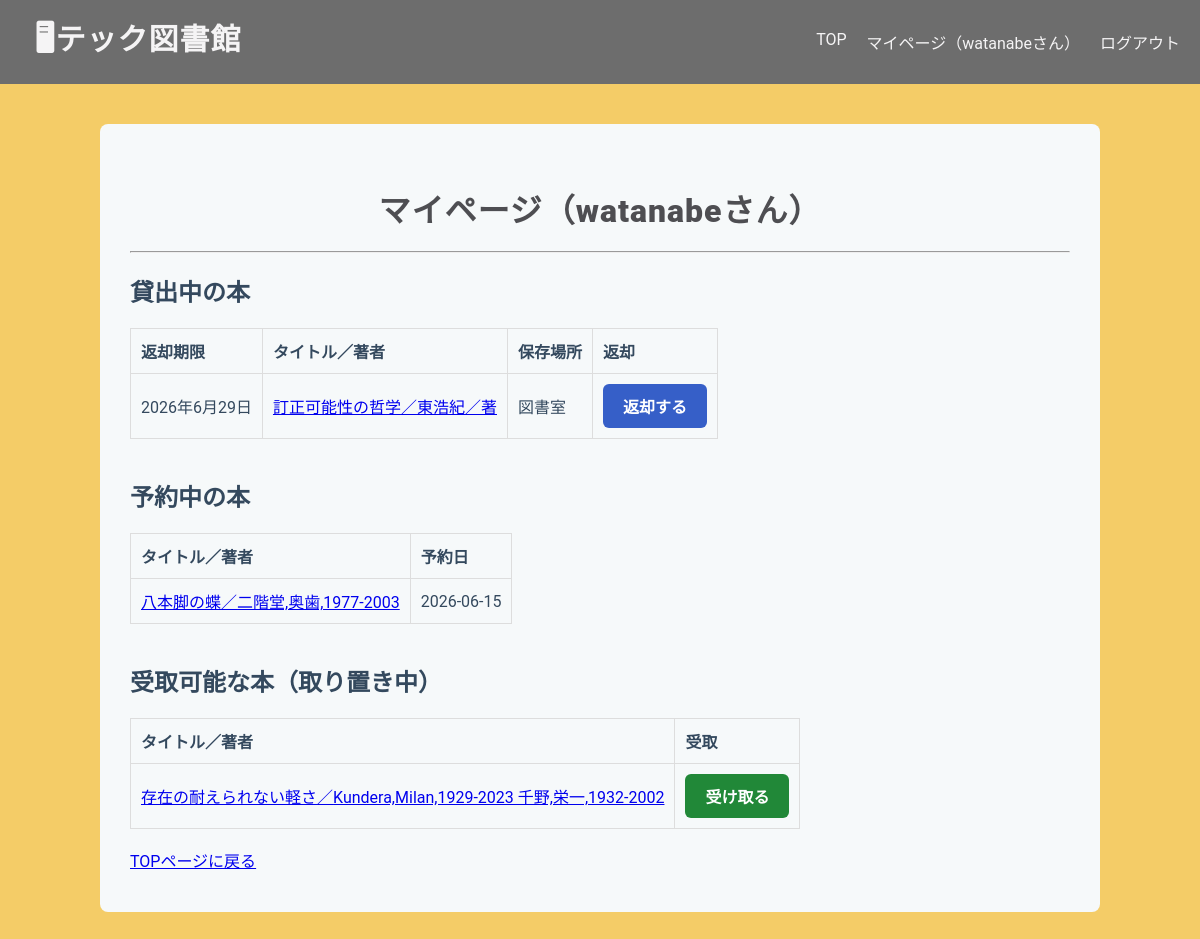
The page /library/mypage/ (signed in) on the database its author committed.
### libraryapp/models.py (models this page shows, shortened)
class Borrow(models.Model):
    user = models.ForeignKey(User, on_delete=models.CASCADE)
    stock = models.ForeignKey(
        Stock,
        on_delete=models.PROTECT,
        related_name="borrows"
    )
    borrowed_at = models.DateTimeField(default=timezone.now)
    due_date = models.DateField()
    returned_at = models.DateTimeField(null=True, blank=True)

class Stock(models.Model):
    book = models.ForeignKey(
        Book,
        on_delete=models.CASCADE,
        related_name="stocks"
    )
    location = models.ForeignKey(
        Location,
        on_delete=models.PROTECT,
        related_name="stocks"
    )
    is_available = models.BooleanField(default=True)

class Book(models.Model):
    isbn = models.CharField(
        max_length=17,
        help_text='ISBN-10 または ISBN-13（ハイフン可）',
        verbose_name='ISBN',
        unique=True,
    )
    title = models.CharField(max_length=200, blank=True)
    author = models.CharField(max_length=200, null=True, blank=True)
    publisher = models.CharField(max_length=200, null=True, blank=True)
    publication_date = models.DateField(null=True, blank=True)
    description = models.TextField(null=True, blank=True)
    cover_url = models.URLField(null=True, blank=True)
    edition_number = models.IntegerField(default=1)

class Location(models.Model):
    name = models.CharField(max_length=100)
    def __str__(self):
        return self.name

class Reservation(models.Model):
    user = models.ForeignKey(
        User,
        on_delete=models.CASCADE,
        related_name="reservations")
    book = models.ForeignKey(
        Book,
        on_delete=models.CASCADE,
        related_name="reservations")
    reserved_at = models.DateTimeField(auto_now_add=True)
    class Meta:
        ordering = ["reserved_at"] # 先着順
        unique_together = ("user", "book")

class HoldStock(models.Model):
    user = models.ForeignKey(User, on_delete=models.CASCADE)
    stock = models.ForeignKey(Stock, on_delete=models.CASCADE)
    created_at = models.DateTimeField(default=timezone.now)
    is_pickedup = models.BooleanField(default=False) # 受取済みか

### libraryapp/views.py (the view)
# urls.py: path('mypage/', views.MyPageView.as_view(), name='mypage'),
class MyPageView(LoginRequiredMixin, ListView):
    model = Borrow
    template_name = "libraryapp/mypage.html"
    context_object_name = "borrows"
    def get_queryset(self):
        return Borrow.objects.filter(
            user=self.request.user,
            returned_at__isnull=True
        ).select_related("stock__book")
    def get_context_data(self, **kwargs):
        context = super().get_context_data(**kwargs)
        context['reservations'] = Reservation.objects.filter(
            user=self.request.user
        ).select_related("book")
        context['hold_stocks'] = HoldStock.objects.filter(
            user=self.request.user,
            is_pickedup=False
        ).select_related("stock__book")
        return context

### templates/libraryapp/mypage.html (shortened to what this page needs)
{% extends "libraryapp/base.html" %}
{% block content %}
<h1>マイページ（{{ user.username }}さん）</h1>
<hr>
<h2>貸出中の本</h2>
<table border="1">
    <tr>
        <th>返却期限</th>
        <th>タイトル／著者</th>
        <th>保存場所</th>
        <th>返却</th>
    </tr>
    {% for borrow in borrows %}
    <tr>
        <td>{{ borrow.due_date }}</td>
        <td>
            <a href="{% url 'book_detail' borrow.stock.book.id %}">
                {{ borrow.stock.book.title }}／{{ borrow.stock.book.author }}
            </a>
        </td>
        <td>{{ borrow.stock.location }}</td>
        <td>
            <a href="{% url 'return_book' borrow.id %}"
                class="action-button3">
                返却する
            </a>
        </td>
    </tr>
    {% empty %}
    <tr>
        <td colspan="6">貸出中の本はありません。</td>
    </tr>
    {% endfor %}
</table>
<br>
<h2>予約中の本</h2>
<table border="1">
    <tr>
        <th>タイトル／著者</th>
        <th>予約日</th>
    </tr>
    {% for reservation in reservations %}
    <tr>
        <td>
            <a href="{% url 'book_detail' reservation.book.id %}">
                {{ reservation.book.title }}／{{ reservation.book.author }}
            </a>
        </td>
        <td>
            {{ reservation.reserved_at|date:"Y-m-d" }}
        </td>
    </tr>
    {% empty %}
    <tr>
        <td colspan="4">予約中の本はありません。</td>
    </tr>
    {% endfor %}
</table>
<br>
<h2>受取可能な本（取り置き中）</h2>
<table border="1">
    <tr>
        <th>タイトル／著者</th>
        <th>受取</th>
    </tr>
    {% for hold in hold_stocks %}
    <tr>
        <td>
            <a href="{% url 'book_detail' hold.stock.book.id %}">
                {{ hold.stock.book.title }}／{{ hold.stock.book.author }}
            </a>
        </td>
        <td>
            <a href="{% url 'pickup_confirm' hold.id %}"
                class="action-button">
                受け取る
            </a>
        </td>
    </tr>
    {% empty %}
    <tr>
        <td colspan="4">受け取り可能な本はありません。</td>
    </tr>
    {% endfor %}
</table>
<br>
<a href="{% url 'home' %}">TOPページに戻る</a>
{% endblock content %}

### templates/libraryapp/base.html (shortened to what this page needs)
<!DOCTYPE html>
<html lang="ja">
<head>
    {% load static %}
    <link rel="stylesheet" href="{% static 'libraryapp/base.css' %}">
</head>
<body>
    <header class="header">
        <h1><strong>🖥テック図書館</strong></h1>
        <nav>
            <a href="{% url 'home' %}">TOP</a>
            <a href="{% url 'mypage' %}">マイページ（{{ user.username }}さん）</a>
            <form method="post" action="{% url 'logout' %}" class="logout-form">
                <button type="submit" class="logout-link">ログアウト</button>
            </form>
        </nav>
    </header>
    <main class="container">
        {% block content %}{% endblock %}
    </main>
</body>
</html>

### static/libraryapp/base.css (style rules this page uses)
body { font-family: 'Roboto', 'Segoe UI', Tahoma, Geneva, Verdana, sans-serif; background-color: #f4cc67; color: #34495e; margin: 0; }
.header { display: flex; background-color: #6d6d6d; justify-content: space-between; align-items: center; }
.header h1 { color: #f5f4f5; margin: 15px; width: auto; padding-left: 20px; font-size: 30px; }
.header nav { color: #f5f4f5; display: flex; gap: 20px; width: auto; padding-right: 20px; margin: 0; }
.header nav a { color: #f5f4f5; text-decoration: none; }
.container { background-color: #f6f9fa; padding: 40px 30px; border-radius: 8px; max-width: 1000px; width: 100%; box-sizing: border-box; margin: 40px auto; }
h1 { color: #4e4e52; text-align: center; margin-bottom: 20px; font-weight: 800; letter-spacing: 1px; }
form button { white-space: nowrap; background-color: #717071dc; color: #faf8f8; padding: 10px 20px; border: none; border-radius: 4px; cursor: pointer; font-size: 16px; font-weight: 500; }
table { border-collapse: collapse; }
th, td { text-align: left; vertical-align: middle; padding: 10px; border: 1px solid #ddd; }
th:first-child, td:first-child { text-align: left; }
.action-button { display: inline-block; background-color: #218838; color: white; padding: 10px 20px; border-radius: 6px; text-decoration: none; font-weight: bold; }
.action-button3 { display: inline-block; background-color: #365fc8; color: white; padding: 10px 20px; border-radius: 6px; text-decoration: none; font-weight: bold; }
.logout-form { display: inline; }
.logout-form button { background: none; border: none; padding: 0; color: inherit; font: inherit; cursor: pointer; }

### rows shown on the page
Borrow: due_date "2026年6月29日", stock.book "訂正可能性の哲学", stock.book.author "東浩紀／著", stock.location "図書室"
Reservation: book "八本脚の蝶", book.author "二階堂,奥歯,1977-2003", reserved_at "2026-06-15"
HoldStock: stock.book "存在の耐えられない軽さ", stock.book.author "Kundera,Milan,1929-2023 千野,栄一,1932-2002"

### other values the page prints
{{ user.username }} "watanabe"
